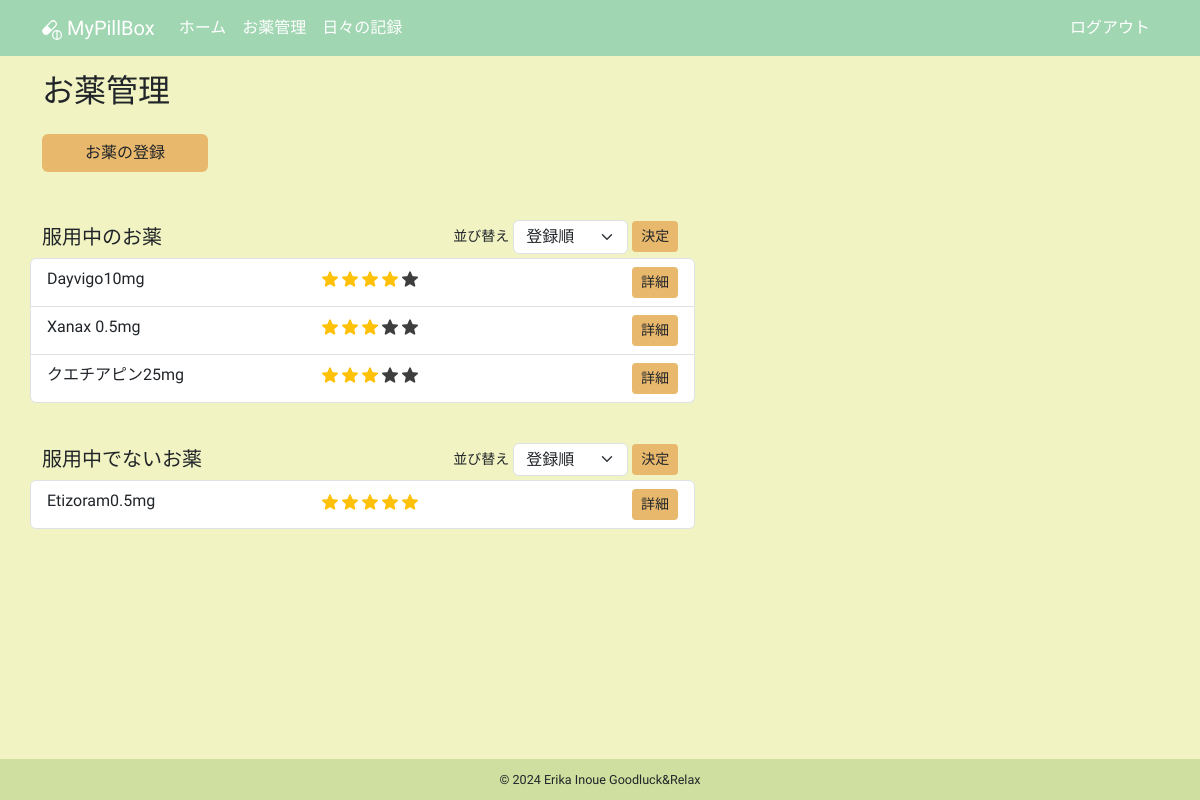
The page /medicines (signed in) on the database as committed earlier.
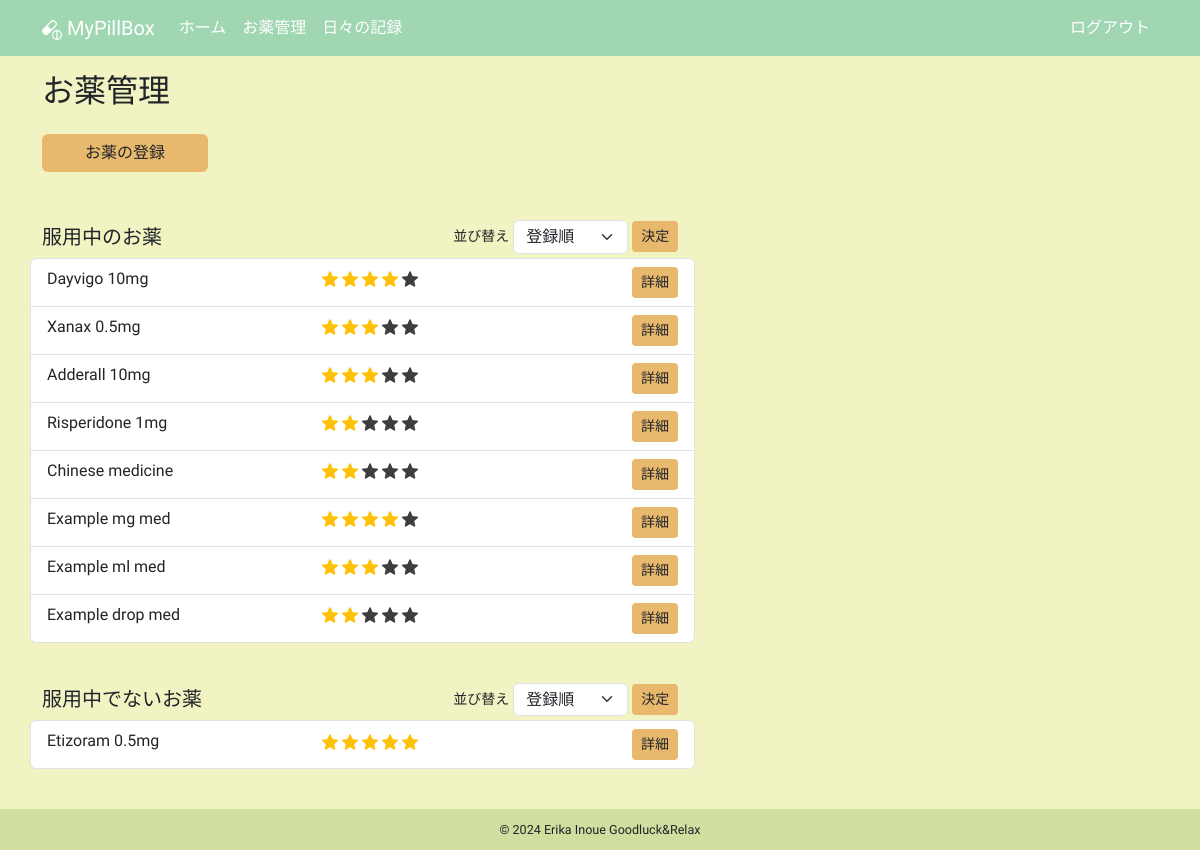
The same page on the database as committed later.
### app/models.py (models this page shows, shortened)
class Medicine(db.Model):
    __tablename__ = "medicines"
    id: so.Mapped[int] = so.mapped_column(primary_key=True)
    name: so.Mapped[str] = so.mapped_column(sa.String(100))
    taking_start_date: so.Mapped[datetime.date] = so.mapped_column(sa.Date)
    dose_per_day: so.Mapped[Optional[float]]
    taking_timing: so.Mapped[Optional[str]] = so.mapped_column(sa.String(100))
    memo: so.Mapped[Optional[str]] = so.mapped_column(sa.Text)
    rating: so.Mapped[Optional[int]] = so.mapped_column(default=0)
    is_active: so.Mapped[bool] = so.mapped_column(sa.Boolean)
    taking_unit: so.Mapped[str] = so.mapped_column(sa.String(10))
    user_id: so.Mapped[int] = so.mapped_column(sa.ForeignKey(User.id))
    user: so.Mapped[User] = so.relationship(back_populates="medicines")
    daily_log_details: so.Mapped[list["DailyLogDetail"]] = so.relationship(
        cascade="all, delete-orphan", back_populates="medicine"
    )

### app/routes.py (the view)
@app.route("/medicines", methods=["GET"])
@login_required
def medicines():
    title = _("お薬管理")
    form = MedicineSortForm()
    form.active_sort.data = request.args.get("active_sort", "registerorder")
    form.not_active_sort.data = request.args.get("not_active_sort", "registerorder")
    active_query = (
        sa.select(Medicine)
        .join(Medicine.user)
        .where(Medicine.user == current_user, Medicine.is_active == True)
        .order_by(Medicine.id)
    )
    not_active_query = (
        sa.select(Medicine)
        .join(Medicine.user)
        .where(Medicine.user == current_user, Medicine.is_active == False)
        .order_by(Medicine.id)
    )
    rating_active_query = (
        sa.select(Medicine)
        .join(Medicine.user)
        .where(Medicine.user == current_user, Medicine.is_active == True)
        .order_by(Medicine.rating.desc())
    )
    rating_not_active_query = (
        sa.select(Medicine)
        .join(Medicine.user)
        .where(Medicine.user == current_user, Medicine.is_active == False)
        .order_by(Medicine.rating.desc())
    )
    if form.active_sort.data == "ratingorder":
        active_medicines = db.session.scalars(rating_active_query).all()
    else:
        active_medicines = db.session.scalars(active_query).all()
    if form.not_active_sort.data == "ratingorder":
        not_active_medicines = db.session.scalars(rating_not_active_query).all()
    else:
        not_active_medicines = db.session.scalars(not_active_query).all()
    return render_template(
        "medicines.html",
        active_medicines=active_medicines,
        not_active_medicines=not_active_medicines,
        form=form,
        title=title,
    )

### app/forms.py
class MedicineSortForm(FlaskForm):
    active_sort = SelectField(
        _l("並び替え"),
        choices=[("registerorder", _l("登録順")), ("ratingorder", _l("星評価順"))],
    )
    not_active_sort = SelectField(
        _l("並び替え"),
        choices=[("registerorder", _l("登録順")), ("ratingorder", _l("星評価順"))],
    )

### app/__init__.py (called while the page is built)
def get_locale():
    return request.accept_languages.best_match(app.config["LANGUAGES"])

### app/models.py (called while the page is built)
@login.user_loader
def load_user(id):
    return db.session.get(User, int(id))

### app/routes.py (called while the page is built)
@app.before_request
def before_request():
    g.locale = str(get_locale())

### app/templates/medicines.html (shortened to what this page needs)
{% extends "base.html" %}
{% block content %}
  <h2 class="mb-4">{{ _("お薬管理") }}</h2>
  <div class="row">
    <div class="col-5 col-lg-2 mb-5">
      <a href="{{ url_for('create_medicine') }}" class="btn btn-custom w-100">{{ _("お薬の登録") }}</a>
    </div>
  </div>
  <div class="row">
    <div class="col-12 col-lg-7 mb-3">
      <div class="mb-1 d-flex justify-content-between align-items-center">
        <h5 class="mb-0">{{ _("服用中のお薬") }}</h5>
        {% if active_medicines %}
          <form action="{{ url_for('medicines') }}"
                method="get"
                class="d-flex align-items-center"
                novalidate>
            <small class="me-1">{{ form.active_sort.label(class="text-nowrap sort-label") }}</small>
            {{ form.active_sort(class="form-select sort-select") }}
            <input type="submit"
                   class="btn btn-custom btn-sm ms-1 sort-submit"
                   value="{{ _('決定') }}">
          </form>
        {% endif %}
      </div>
      {% if not active_medicines %}
        <small class="text-secondary">{{ _("服用中のお薬はありません") }}</small>
      {% else %}
        <ul class="list-group mb-4">
          {% for medicine in active_medicines %}
            <li class="list-group-item row d-flex">
              <p class="m-0 ps-0 col-5">{{ medicine.name }}</p>
              <p class="m-0 col-5">
                {% for i in range(0, medicine.rating) %}
                  <img src="{{ url_for('static', filename='images/star_on.png') }}"
                       class="star-display rating-checked"
                       alt="star">
                {% endfor %}
                {% if medicine.rating < 5 %}
                  {% for i in range(medicine.rating, 5) %}
                    <img src="{{ url_for('static', filename='images/star_on.png') }}"
                         class="star-display"
                         alt="star">
                  {% endfor %}
                {% endif %}
              </p>
              <div class="col-2 text-end p-0">
                <a href="{{ url_for('medicine_detail', medicine_id=medicine.id) }}"
                   class="btn btn-custom btn-sm">{{ _("詳細") }}</a>
              </div>
            </li>
          {% endfor %}
        </ul>
      {% endif %}
    </div>
  </div>
  <div class="row">
    <div class="col-12 col-lg-7 mb-3">
      <div class="mb-1 d-flex justify-content-between align-items-center">
        <h5 class="mb-0">{{ _("服用中でないお薬") }}</h5>
        {% if not_active_medicines %}
          <form action="{{ url_for('medicines') }}"
                method="get"
                class="d-flex align-items-center"
                novalidate>
            <small class="me-1">{{ form.not_active_sort.label(class="text-nowrap sort-label") }}</small>
            {{ form.not_active_sort(class="form-select sort-select") }}
            <input type="submit"
                   class="btn btn-custom btn-sm ms-1 sort-submit"
                   value="{{ _('決定') }}">
          </form>
        {% endif %}
      </div>
      {% if not not_active_medicines %}
        <small class="text-secondary">{{ _("服用中でないお薬はありません") }}</small>
      {% else %}
        <ul class="list-group mb-4">
          {% for medicine in not_active_medicines %}
            <li class="list-group-item row d-flex">
              <p class="m-0 ps-0 col-5">{{ medicine.name }}</p>
              <p class="m-0 col-5">
                {% for i in range(0, medicine.rating) %}
                  <img src="{{ url_for('static', filename='images/star_on.png') }}"
                       class="star-display rating-checked"
                       alt="star">
                {% endfor %}
              </p>
              <div class="col-2 text-end p-0">
                <a href="{{ url_for('medicine_detail', medicine_id=medicine.id) }}"
                   class="btn btn-custom btn-sm">{{ _("詳細") }}</a>
              </div>
            </li>
          {% endfor %}
        </ul>
      {% endif %}
    </div>
  </div>
{% endblock content %}

### app/templates/base.html (shortened to what this page needs)
<!DOCTYPE html>
<html lang="{{ g.locale }}">
  <head>
    <link rel="stylesheet"
          href="{{ url_for('static', filename='css/bootstrap.min.css') }}">
  </head>
  <body>
    <nav class="navbar navbar-expand-lg navbar-dark">
      <div class="container">
        <a class="navbar-brand" href="{{ url_for('index') }}">
          MyPillBox
        </a>
        <div class="collapse navbar-collapse" id="navbarSupportedContent">
          <ul class="navbar-nav me-auto mb-2 mb-lg-0">
            <li class="nav-item">
              <a class="nav-link" aria-current="page" href="{{ url_for('index') }}">{{ _("ホーム") }}</a>
            </li>
            <li class="nav-item">
              <a class="nav-link"
                 aria-current="page"
                 href="{{ url_for('medicines') }}">{{ _("お薬管理") }}</a>
            </li>
            <li class="nav-item">
              <a class="nav-link"
                 aria-current="page"
                 href="{{ url_for('daily_logs') }}">{{ _("日々の記録") }}</a>
            </li>
          </ul>
          <ul class="navbar-nav mb-2 mb-lg-0">
            <li class="nav-item">
              <a class="nav-link" aria-current="page" href="{{ url_for('logout') }}">{{ _("ログアウト") }}</a>
            </li>
          </ul>
        </div>
      </div>
    </nav>
    <div class="container mt-3">
      {% block content %}
      {% endblock content %}
    </div>
    <footer>
      <p class="mb-0">
        <small>© 2024 Erika Inoue Goodluck&Relax</small>
      </p>
    </footer>
  </body>
</html>

### app/templates/base.html (style rules this page uses)
html, body { height: 100%; }
body { background-color: #F1F3C2; font-family: "Zen Maru Gothic", sans-serif; font-weight: 500; font-style: normal; display: flex; flex-direction: column; }
.container { flex: 1; }
.navbar-dark .nav-link { color: #fff !important; }
.navbar { background-color: #A1D6B2; }
.btn-custom { background-color: #E8B86D; font-weight: 500; }
.rating-checked { filter: none!important; }
.star-display { width: 1em; height: 1em; filter: invert(99%) sepia(1%) saturate(0%) hue-rotate(161deg) brightness(101%) contrast(104%); }
.sort-select { line-height: 1.2!important; }
.sort-submit { margin-right: .30rem; }
footer { padding: 0.6rem 0; text-align: center; background-color: #cedf9f; font-size: 0.9rem; }

Rows that differ between the two databases and show on the page:
removed Medicine: name "クエチアピン25mg", rating 3 (drawn), shown under "服用中のお薬"
changed Medicine: name "Dayvigo10mg" → "Dayvigo 10mg"
added Medicine: name "Adderall 10mg", rating 3 (drawn), shown under "服用中のお薬"
added Medicine: name "Risperidone 1mg", rating 2 (drawn), shown under "服用中のお薬"
added Medicine: name "Chinese medicine", rating 2 (drawn), shown under "服用中のお薬"
added Medicine: name "Example mg med", rating 4 (drawn), shown under "服用中のお薬"
added Medicine: name "Example ml med", rating 3 (drawn), shown under "服用中のお薬"
added Medicine: name "Example drop med", rating 2 (drawn), shown under "服用中のお薬"
changed Medicine: name "Etizoram0.5mg" → "Etizoram 0.5mg"
